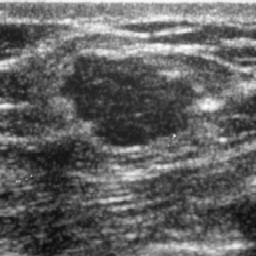
#> input picture images/mama07ORI.bmp, 256 x 256 px
$ jupyter execute --allow-errors MorphologicalSnakesVEstudiantes.ipynb
#> lines starting #> are read from the running program, lines starting #| are printed output that depends on the picture
### morphsnakes.py
# -*- coding: utf-8 -*-

"""
====================
Morphological Snakes
====================

*Morphological Snakes* [1]_ are a family of methods for image segmentation.
Their behavior is similar to that of active contours (for example, *Geodesic
Active Contours* [2]_ or *Active Contours without Edges* [3]_). However,
*Morphological Snakes* use morphological operators (such as dilation or
erosion) over a binary array instead of solving PDEs over a floating point
array, which is the standard approach for active contours. This makes
*Morphological Snakes* faster and numerically more stable than their
traditional counterpart.

There are two *Morphological Snakes* methods available in this implementation:
*Morphological Geodesic Active Contours* (**MorphGAC**, implemented in the
function ``morphological_geodesic_active_contour``) and *Morphological Active
Contours without Edges* (**MorphACWE**, implemented in the function
``morphological_chan_vese``).

**MorphGAC** is suitable for images with visible contours, even when these
contours might be noisy, cluttered, or partially unclear. It requires, however,
that the image is preprocessed to highlight the contours. This can be done
using the function ``inverse_gaussian_gradient``, although the user might want
to define their own version. The quality of the **MorphGAC** segmentation
depends greatly on this preprocessing step.

On the contrary, **MorphACWE** works well when the pixel values of the inside
and the outside regions of the object to segment have different averages.
Unlike **MorphGAC**, **MorphACWE** does not require that the contours of the
object are well defined, and it works over the original image without any
preceding processing. This makes **MorphACWE** easier to use and tune than
**MorphGAC**.

References
----------

.. [1] A Morphological Approach to Curvature-based Evolution of Curves and
       Surfaces, Pablo Márquez-Neila, Luis Baumela and Luis Álvarez. In IEEE
       Transactions on Pattern Analysis and Machine Intelligence (PAMI),
       2014, DOI 10.1109/TPAMI.2013.106
.. [2] Geodesic Active Contours, Vicent Caselles, Ron Kimmel and Guillermo
       Sapiro. In International Journal of Computer Vision (IJCV), 1997,
       DOI:10.1023/A:1007979827043
.. [3] Active Contours without Edges, Tony Chan and Luminita Vese. In IEEE
       Transactions on Image Processing, 2001, DOI:10.1109/83.902291

"""
__author__ = "P. Márquez Neila <p.mneila@upm.es>"


from itertools import cycle

import numpy as np
from scipy import ndimage as ndi

__all__ = [
    'morphological_chan_vese',
    'morphological_geodesic_active_contour',
    'inverse_gaussian_gradient',
    'circle_level_set',
    'checkerboard_level_set'
]

__version__ = (2, 1, 1)
__version_str__ = ".".join(map(str, __version__))


class _fcycle(object):

    def __init__(self, iterable):
        """Call functions from the iterable each time it is called."""
        self.funcs = cycle(iterable)

    def __call__(self, *args, **kwargs):
        f = next(self.funcs)
        return f(*args, **kwargs)


# SI and IS operators for 2D and 3D.
_P2 = [np.eye(3),
       np.array([[0, 1, 0]] * 3),
       np.flipud(np.eye(3)),
       np.rot90([[0, 1, 0]] * 3)]
_P3 = [np.zeros((3, 3, 3)) for i in range(9)]

_P3[0][:, :, 1] = 1
_P3[1][:, 1, :] = 1
_P3[2][1, :, :] = 1
_P3[3][:, [0, 1, 2], [0, 1, 2]] = 1
_P3[4][:, [0, 1, 2], [2, 1, 0]] = 1
_P3[5][[0, 1, 2], :, [0, 1, 2]] = 1
_P3[6][[0, 1, 2], :, [2, 1, 0]] = 1
_P3[7][[0, 1, 2], [0, 1, 2], :] = 1
_P3[8][[0, 1, 2], [2, 1, 0], :] = 1


# [34 lines left out: functions sup_inf, inf_sup, not called in this run]


_curvop = _fcycle([lambda u: sup_inf(inf_sup(u)),   # SIoIS
                   lambda u: inf_sup(sup_inf(u))])  # ISoSI


# [416 lines left out: functions _check_input, _init_level_set, circle_level_set, ellipsoid_level_set, checkerboard_level_set, inverse_gaussian_gradient and 2 more, not called in this run]

### MorphologicalSnakesVEstudiantes.ipynb
<br style="clear:both;">

<h2 style="display: inline-block; padding: 4mm; padding-left: 2em; background-color: navy; line-height: 1.3em; color: white; border-radius: 10px;">Contornos activos para segmentación.</h2>

### Contornos activos y *Morphological Snakes*
#### Author: Pedro Latorre Carmona

##### Curso 2025-2026

Versión 1.0

---

Tengo que añadir medidas de evaluacion a cada imagen a la que aplico los metodos. Estas medidas son sensibilidad Especificidad y Precisión Global. Las fórmulas estan en la diapositiva 81 del T4 de teoría.

Hay que ver que el numero corresponde correctamente con la representacion de la imagen y explicarlo

Sensibilidad y esecifidad del 50% es muy mala hay que intentar los mejores que se puedan

Hay que evaluar la calidad que da la segmentacion para cada una de las imágenes para cada uno de los métodos

Para evaluar la calidad hay que segementar una imagen a mano y comparar el resultado que nos da el programa con el nuestro. Es decir necesitaos la máscara

Crear y mostrar la marcara de cada segmentación que hacemos.

Tres imágenes en las que mostrar los resultados ecografía en escala de grises y lagos y estralla en color

Poner imagen comparativa máscaras

Invenstigar valor de alfa y beta etudio de variación

# Práctica 3: Segmentación Avanzada con Contornos Activos (MorphSnakes)

## 1. Introducción y Objetivos
En esta práctica exploramos dos técnicas fundamentales de segmentación basada en *Level Sets* (Conjuntos de Nivel) utilizando la librería `morphsnakes`:
1.  **Geodesic Active Contours (GAC):** Segmentación basada en **bordes** (gradientes).
2.  **Active Contours Without Edges (ACWE - Chan-Vese):** Segmentación basada en **regiones** (intensidad media y varianza).

El objetivo es ajustar los hiperparámetros de cada método para maximizar la calidad de la segmentación sobre un dataset de imágenes médicas y generales.

[cell 1]
import numpy as np
import matplotlib.pyplot as plt
from skimage.io import imread
from skimage.color import rgb2gray
from skimage.filters import gaussian
from skimage.segmentation import active_contour

# Importamos la librería local del repositorio
import morphsnakes as ms

# [38 lines left out: functions visualizar_comparacion, visualizar_morphsnakes, not called in this run]

# Cargar la imagen de la ecografía
img_raw = imread('images/mama07ORI.bmp')
#> img_raw is the input picture: shape (256, 256, 3); min 8, max 252, mean 98.7

# Normalizar
if img_raw.ndim == 3:
    img_gray = rgb2gray(img_raw)
else:
    img_gray = img_raw.astype(np.float32) / 255.0

print("Imagen cargada correctamente.")

## 2. Carga de Imágenes y Preprocesamiento
Cargamos las imágenes y sus correspondientes máscaras de referencia (Ground Truth). Convertimos las imágenes a escala de grises y formato flotante [0, 1] para facilitar la convergencia de los algoritmos matemáticos.

[cell 2]
# Definimos el dataset
dataset = [
    {"nombre": "Lagos", "img": "images/lakes3.jpg", "mask": "images/Mascara_lagos.png"},
    {"nombre": "Estrella", "img": "images/seastar2.png", "mask": "images/Mascara_estrella.png"},
    {"nombre": "Monedas", "img": "images/coins.png", "mask": "images/Mascara_monedas.png"},
    {"nombre": "Camarógrafo", "img": "images/camera.png", "mask": "images/Mascara_Fotografo.png"},
    # mama07ORI.bmp se excluye del tuning automático si no tiene máscara, o se procesa solo visualmente
]

def cargar_datos(item):
    img_raw = imread(item["img"])
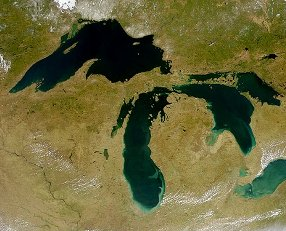
#> input picture images/lakes3.jpg, 286 x 231 px
#> img_raw is the input picture: shape (231, 286, 3); mean R, G, B 108.3, 104, 59.1
    # Convertir a gris y normalizar
    if img_raw.ndim == 3:
        img = rgb2gray(img_raw)
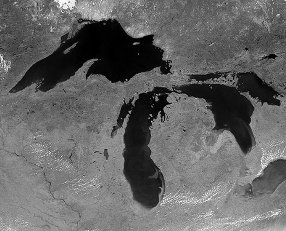
#> img: shape (231, 286) float64; min 0, max 0.999, mean 0.399
    else:
        img = img_as_float(img_raw)

    # Cargar máscara si existe
    try:
        mask = imread(item["mask"])
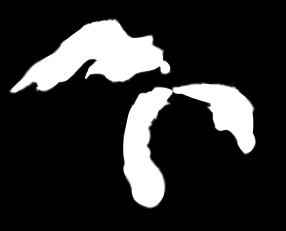
#> input picture images/Mascara_lagos.png, 286 x 231 px
#> mask is the input picture: shape (231, 286, 3); min 0, max 255, mean 44.5
#> pass 2 of the loop `for item in dataset:`:
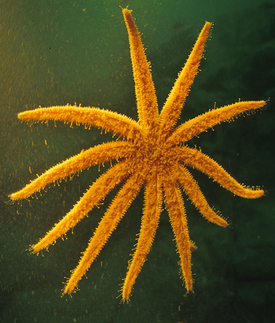
#> input picture images/seastar2.png, 275 x 323 px
#> in cargar_datos, img_raw is the input picture: shape (323, 275, 3); mean R, G, B 84.1, 73.6, 28.8
#> in cargar_datos (call 2), `img = rgb2gray(img_raw)`:
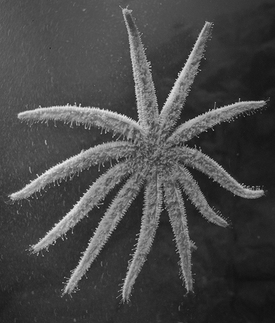
#> img: shape (323, 275) float64; min 0.0515, max 0.938, mean 0.285
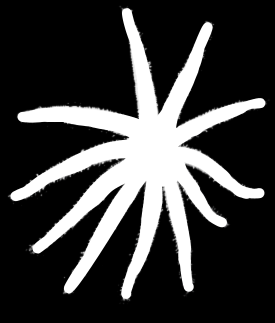
#> input picture images/Mascara_estrella.png, 275 x 323 px
#> in cargar_datos, mask is the input picture: shape (323, 275, 3); mean R, G, B 60.6, 60.6, 60.6
#> pass 2 of the loop `for item in dataset:`:
        mask = binarizar_mascara(mask)
    except:
        mask = None
    return img, mask
